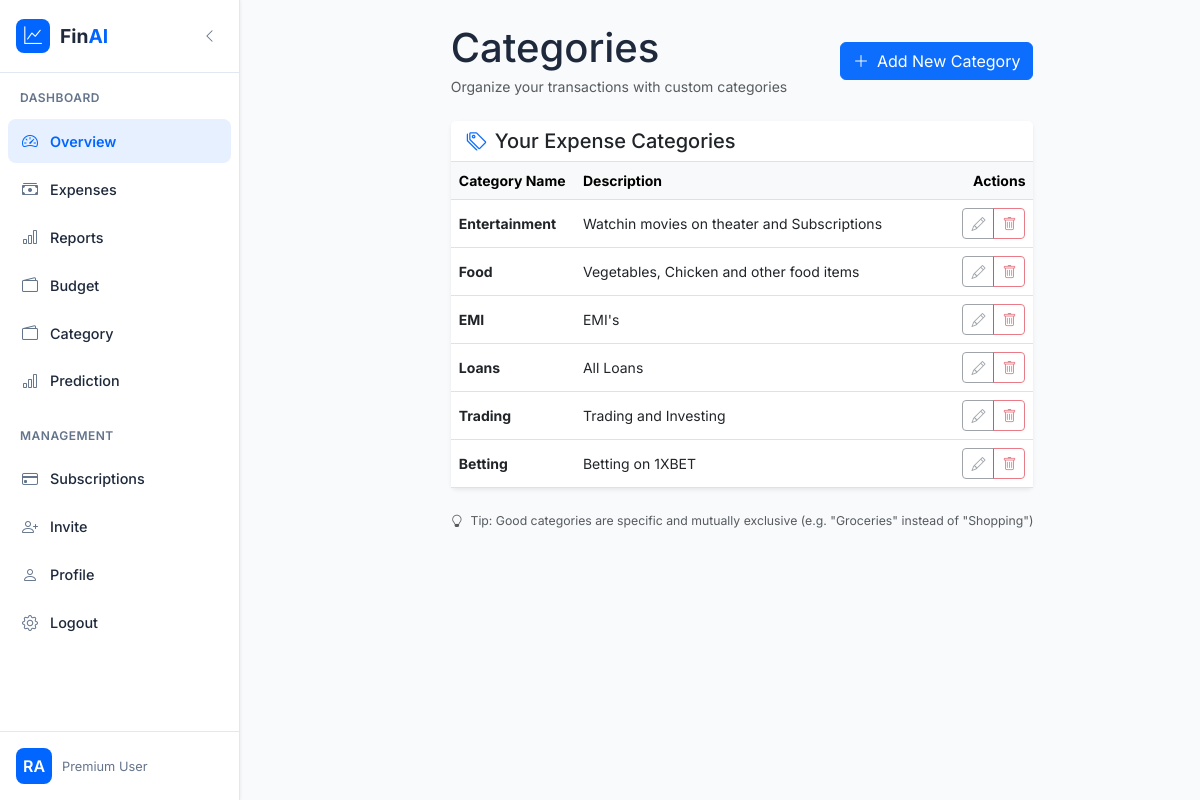
Screenshot of /add_category/ (signed in) with the database file from the repository.
### app/models.py (models this page shows)
class Finanace_Category(models.Model):
    user = models.ForeignKey(User, on_delete=models.CASCADE, blank=True, null=True)
    category = models.CharField(max_length=50, null=True)
    description = models.CharField(max_length=100, null=True)
    class Meta:
        db_table = 'Finanace_Category'

### app/views.py (the view, shortened to what this page needs)
# urls.py: path('add_category/', add_category, name='add_category'),
@login_required()
def add_category(request):
    get_categories = Finanace_Category.objects.filter(user=request.user)
    return render(request, 'add_category.html', {'get_categories':get_categories})

### templates/add_category.html (shortened to what this page needs)
{% extends 'dashboard.html' %}
{% block main %}
<button class="sidebar-toggle d-none d-lg-block" id="sidebarToggle" title="Collapse sidebar">
</button>
<div style="margin-left: 400px;">
    <div class="dashboard-content">
        <div class="d-flex flex-column flex-md-row justify-content-between align-items-start align-items-md-center mb-4 gap-3">
            <div>
                <h1 class="mb-1">Categories</h1>
                <p class="text-muted mb-0">Organize your transactions with custom categories</p>
            </div>
            <button class="btn btn-primary d-flex align-items-center" data-bs-toggle="modal" data-bs-target="#addCategoryModal">
                <i class="bi bi-plus-lg me-2"></i>
                Add New Category
            </button>
        </div>
        <div class="card border-0 shadow-sm">
            <div class="card-header bg-white border-bottom">
                <h5 class="mb-0 d-flex align-items-center">
                    <i class="bi bi-tags me-2 text-primary"></i>
                    Your Expense Categories
                </h5>
            </div>
            <div class="card-body p-0">
                {% if get_categories %}
                <div class="table-responsive">
                    <table class="table table-hover mb-0 align-middle">
                        <thead class="table-light">
                            <tr>
                                <th scope="col">Category Name</th>
                                <th scope="col">Description</th>
                                <th scope="col" class="text-end" style="width: 140px;">Actions</th>
                            </tr>
                        </thead>
                        <tbody>
                            {% for category in get_categories %}
                            <tr>
                                <td>
                                    <strong>{{ category.category }}</strong>
                                </td>
                                <td>
                                    {% if category.description %}
                                        {{ category.description }}
                                    {% else %}
                                        <span class="text-muted fst-italic">—</span>
                                    {% endif %}
                                </td>
                                <td class="text-end">
                                    <div class="btn-group btn-group-sm">
                                        <button class="btn btn-outline-secondary" title="Edit" disabled>
                                            <i class="bi bi-pencil"></i>
                                        </button>
                                        <button class="btn btn-outline-danger" title="Delete" disabled>
                                            <i class="bi bi-trash"></i>
                                        </button>
                                    </div>
                                </td>
                            </tr>
                            {% endfor %}
                        </tbody>
                    </table>
                </div>
                {% endif %}
            </div>
        </div>
        {% if get_categories %}
        <div class="mt-4 text-center text-muted small">
            <i class="bi bi-lightbulb me-1"></i>
            Tip: Good categories are specific and mutually exclusive (e.g. "Groceries" instead of "Shopping")
        </div>
        {% endif %}
    </div>
</div>
{% endblock %}

### templates/dashboard.html (shortened to what this page needs)
<!DOCTYPE html>
<html lang="en">
<head>
    <link href="https://cdn.jsdelivr.net/npm/bootstrap@5.3.0-alpha1/dist/css/bootstrap.min.css" rel="stylesheet">
    <link rel="stylesheet" href="https://cdn.jsdelivr.net/npm/bootstrap-icons@1.10.0/font/bootstrap-icons.css">
</head>
<body>
    {% block nav %}
    <aside class="sidebar">
        <div class="sidebar-header">
            <a href="#" class="brand">
                <div class="brand-icon">
                    <i class="bi bi-graph-up"></i>
                </div>
                <div class="brand-text">
                    Fin<span>AI</span>
                </div>
            </a>
            <button class="sidebar-toggle d-none d-lg-block" id="sidebarToggle" title="Collapse sidebar">
                <i class="bi bi-chevron-left"></i>
            </button>
        </div>
        <nav class="sidebar-nav">
            <div class="nav-section">
                <div class="nav-label">Dashboard</div>
                <div class="nav-item">
                    <a href="{% url 'dashboard' %}" class="nav-link active" data-page="dashboard">
                        <div class="nav-icon">
                            <i class="bi bi-speedometer2"></i>
                        </div>
                        <span class="nav-text">Overview</span>
                    </a>
                </div>
                <div class="nav-item">
                    <a href="{% url 'add_expenses' %}" class="nav-link" data-page="expenses">
                        <div class="nav-icon">
                            <i class="bi bi-cash-stack"></i>
                        </div>
                        <span class="nav-text">Expenses</span>
                    </a>
                </div>
                <div class="nav-item">
                    <a href="{% url 'expenses_report' %}" class="nav-link" data-page="reports">
                        <div class="nav-icon">
                            <i class="bi bi-bar-chart"></i>
                        </div>
                        <span class="nav-text">Reports</span>
                    </a>
                </div>
                <div class="nav-item">
                    <a href="{% url 'budget_goals' %}" class="nav-link" data-page="budget">
                        <div class="nav-icon">
                            <i class="bi bi-wallet2"></i>
                        </div>
                        <span class="nav-text">Budget</span>
                    </a>
                </div>
                <div class="nav-item">
                    <a href="/add_category" class="nav-link" data-page="budget">
                        <div class="nav-icon">
                            <i class="bi bi-wallet2"></i>
                        </div>
                        <span class="nav-text">Category</span>
                    </a>
                </div>
                <div class="nav-item">
                    <a href="{% url 'expense_predictor_home' %}" class="nav-link" data-page="reports">
                        <div class="nav-icon">
                            <i class="bi bi-bar-chart"></i>
                        </div>
                        <span class="nav-text">Prediction</span>
                    </a>
                </div>
            </div>
            <div class="nav-section">
                <div class="nav-label">Management</div>
                <div class="nav-item">
                    <a href="{% url 'subscription_list' %}" class="nav-link" data-page="subscriptions">
                        <div class="nav-icon">
                            <i class="bi bi-credit-card"></i>
                        </div>
                        <span class="nav-text">Subscriptions</span>
                    </a>
                </div>
                <div class="nav-item">
                    <a href="{% url 'add_family_member' %}" class="nav-link" data-page="subscriptions">
                        <div class="nav-icon">
                            <i class="bi bi-person-plus"></i>
                        </div>
                        <span class="nav-text">Invite</span>
                    </a>
                </div>
                <div class="nav-item">
                    <a href="{% url 'profile_view' %}" class="nav-link" data-page="profile">
                        <div class="nav-icon">
                            <i class="bi bi-person"></i>
                        </div>
                        <span class="nav-text">Profile</span>
                    </a>
                </div>
                <div class="nav-item">
                    <a href="{% url 'user_logout' %}" class="nav-link" data-page="settings">
                        <div class="nav-icon">
                            <i class="bi bi-gear"></i>
                        </div>
                        <span class="nav-text">Logout</span>
                    </a>
                </div>
            </div>
        </nav>
        <div class="user-profile">
            <div class="profile-content">
                <div class="profile-avatar">
                {{ user.username|slice:":2"|upper }}
                </div>
                <div class="profile-info">
                    <div class="profile-role">Premium User</div>
                </div>
            </div>
        </div>
    </aside>
    {% endblock %}
    {% block main %}{% endblock %}
</body>
</html>

### templates/dashboard.html (style rules this page uses)
:root { --primary: #0066FF; --primary-light: #E6F0FF; --secondary: #7C3AED; --accent: #00D4AA; --dark: #1E293B; --light: #F8FAFC; --gray: #64748B; --gray-light: #F1F5F9; --success: #10B981; --warning: #F59E0B; --danger: #EF4444; --sidebar-width: 240px; --sidebar-collapsed: 70px; --transition: all 0.2s ease; }
* { margin: 0; padding: 0; box-sizing: border-box; }
body { font-family: 'Inter', sans-serif; background-color: var(--light); color: var(--dark); display: flex; min-height: 100vh; font-size: 14px; line-height: 1.5; }
.sidebar { background: white; width: var(--sidebar-width); min-height: 100vh; position: fixed; left: 0; top: 0; z-index: 100; border-right: 1px solid #E2E8F0; transition: var(--transition); box-shadow: 1px 0 3px rgba(0, 0, 0, 0.05); }
.sidebar-header { padding: 1.2rem 1rem; border-bottom: 1px solid #E2E8F0; display: flex; align-items: center; justify-content: space-between; }
.brand { display: flex; align-items: center; text-decoration: none; gap: 10px; }
.brand-icon { width: 34px; height: 34px; background: var(--primary); border-radius: 8px; display: flex; align-items: center; justify-content: center; color: white; font-size: 1.1rem; }
.brand-text { font-weight: 700; font-size: 1.2rem; color: var(--dark); }
.brand-text span { color: var(--primary); }
.sidebar-nav { padding: 1rem 0.5rem; height: calc(100vh - 140px); overflow-y: auto; }
.nav-section { margin-bottom: 1.5rem; }
.nav-label { font-size: 0.75rem; text-transform: uppercase; letter-spacing: 0.5px; color: var(--gray); font-weight: 600; margin-bottom: 0.75rem; padding: 0 0.75rem; }
.nav-item { margin-bottom: 0.25rem; }
.nav-link { display: flex; align-items: center; padding: 0.7rem 0.75rem; color: var(--dark); text-decoration: none; border-radius: 8px; transition: var(--transition); font-weight: 500; font-size: 0.9rem; }
.nav-link.active { background: var(--primary-light); color: var(--primary); font-weight: 600; }
.nav-icon { width: 20px; height: 20px; display: flex; align-items: center; justify-content: center; margin-right: 10px; color: var(--gray); font-size: 1rem; transition: var(--transition); }
.nav-link.active .nav-icon { color: var(--primary); }
.nav-text { white-space: nowrap; font-size: 0.9rem; }
.user-profile { position: absolute; bottom: 0; width: 100%; padding: 1rem; border-top: 1px solid #E2E8F0; background: white; }
.profile-content { display: flex; align-items: center; gap: 10px; }
.profile-avatar { width: 36px; height: 36px; border-radius: 8px; background: var(--primary); display: flex; align-items: center; justify-content: center; color: white; font-size: 1rem; font-weight: 600; }
.profile-info { flex: 1; }
.profile-role { font-size: 0.8rem; color: var(--gray); }
.dashboard-content { padding: 1.5rem; }
.sidebar-toggle { background: none; border: none; color: var(--gray); cursor: pointer; padding: 0.4rem; border-radius: 4px; transition: var(--transition); }

### rows the page displays
Finanace_Category: category "Entertainment", description "Watchin movies on theater and Subscriptions"
Finanace_Category: category "Food", description "Vegetables, Chicken and other food items"
Finanace_Category: category "EMI", description "EMI's"
Finanace_Category: category "Loans", description "All Loans"
Finanace_Category: category "Trading", description "Trading and Investing"
Finanace_Category: category "Betting", description "Betting on 1XBET"

### other values shown
{{ user.username|slice:":2"|upper }} "RA"
